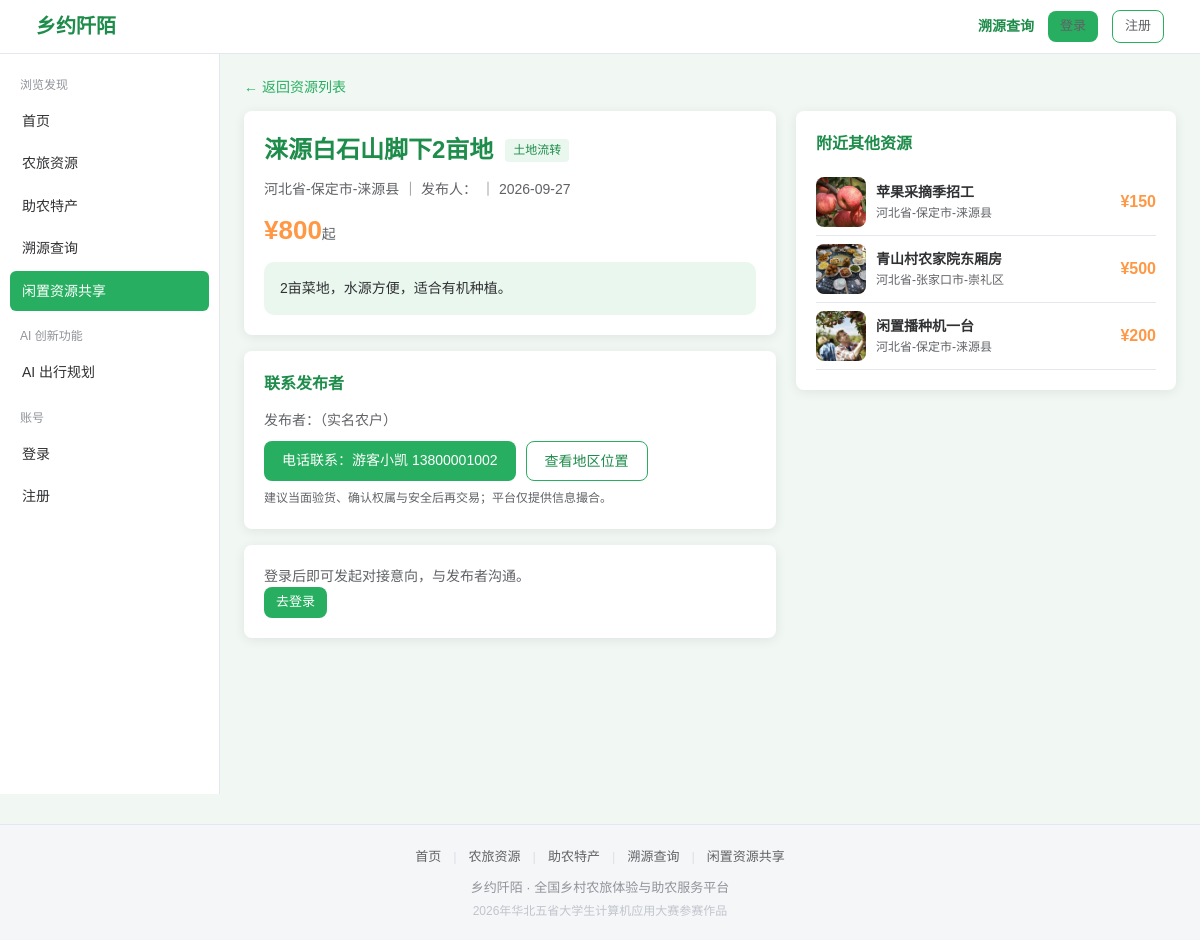
/resource/10, run on the app's committed database.
### tables this page shows
CREATE TABLE resources (
            id INTEGER PRIMARY KEY AUTOINCREMENT,
            user_id INTEGER NOT NULL,
            rtype TEXT DEFAULT '闲置农具',      -- 闲置农具/闲置农房/临时用工/土地流转
            title TEXT NOT NULL,
            region TEXT DEFAULT '',
            description TEXT DEFAULT '',
            price REAL DEFAULT 0,
            contact TEXT DEFAULT '',
            image TEXT DEFAULT '',
            status TEXT DEFAULT '发布中',
            created_at TEXT DEFAULT (datetime('now', 'localtime'))
        );

### app.py (the view)
@app.route('/resource/<int:rid>')
def resource_detail(rid):
    r = models.get_resource(rid)
    if not r:
        flash('该资源不存在或已下架', 'warning')
        return redirect(url_for('resource_list'))
    same = models.list_resources(rtype=r['rtype'])[:4]
    same = [x for x in same if x['id'] != r['id']]
    nearby = models.list_resources(region=r['region'][:3])[:4]
    nearby = [x for x in nearby if x['id'] != r['id']]
    return render_template('resource_detail.html', r=r, same=same, nearby=nearby,
                           user=get_user(), active='resources')

### app.py (called while the page is built)
def get_user():
    if 'user_id' in session:
        return models.get_user_by_id(session['user_id'])
    return None

@app.context_processor
def inject_globals():
    u = get_user()
    return {'cart_count': models.get_cart_count(u['id']) if u else 0}

### models.py (called while the page is built)
def get_conn():
    conn = sqlite3.connect(DB_PATH)
    conn.row_factory = sqlite3.Row
    return conn

def list_resources(rtype='', keyword='', region=''):
    conn = get_conn()
    sql = 'SELECT r.*, u.username, u.region as user_region FROM resources r LEFT JOIN users u ON r.user_id=u.id WHERE 1=1'
    args = []
    if rtype:
        sql += ' AND r.rtype=?'
        args.append(rtype)
    if keyword:
        sql += ' AND (r.title LIKE ? OR r.description LIKE ?)'
        args += [f'%{keyword}%', f'%{keyword}%']
    if region:
        sql += ' AND r.region LIKE ?'
        args.append(f'%{region}%')
    sql += ' ORDER BY r.id DESC'
    rows = conn.execute(sql, args).fetchall()
    conn.close()
    return rows

def get_resource(rid):
    conn = get_conn()
    row = conn.execute('SELECT * FROM resources WHERE id=?', (rid,)).fetchone()
    conn.close()
    return row

### templates/resource_detail.html (shortened to what this page needs)
{% extends "base.html" %}
{% block content %}
<a href="/resources" style="font-size:14px;">← 返回资源列表</a>
<div style="display:flex;gap:20px;flex-wrap:wrap;margin-top:12px;">
<div style="flex:1.4;min-width:320px;">
<div class="card">
<div style="display:flex;align-items:center;gap:10px;flex-wrap:wrap;">
<h1 style="font-size:24px;color:var(--green-dark);">{{ r['title'] }}</h1>
<span class="tag {{ 'tag-orange' if r['rtype'] == '临时用工' else '' }}">{{ r['rtype'] }}</span>
</div>
<div style="font-size:14px;color:var(--text2);margin:8px 0;">
{{ r['region'] }} ｜ 发布人：{{ r['username'] }} ｜ {{ (r['created_at'] or '')[:10] }}
</div>
<div style="font-size:26px;color:var(--orange);font-weight:800;margin:10px 0;">
¥{{ '%.0f' % r['price'] }}<small style="font-size:14px;color:var(--text2);font-weight:400;">起</small>
</div>
<div style="background:var(--green-bg);border-radius:10px;padding:14px 16px;">
<div style="font-size:14px;color:var(--text);line-height:1.8;white-space:pre-wrap;">{{ r['description'] }}</div>
</div>
</div>
<div class="card">
<div class="card-title"> 联系发布者</div>
<div style="font-size:14px;color:var(--text2);margin-bottom:10px;">发布者：{{ r['username'] }}（实名农户）</div>
<div style="display:flex;gap:10px;flex-wrap:wrap;">
<a href="tel:{{ r['contact'] }}" class="btn btn-primary" style="text-decoration:none;">电话联系：{{ r['contact'] }}</a>
<a href="https://uri.amap.com/search?keyword={{ r['region'] }}&src=乡约阡陌" target="_blank" rel="noopener" class="btn btn-outline" style="text-decoration:none;color:var(--green-dark);border-color:var(--green);">查看地区位置</a>
</div>
<p style="font-size:12px;color:var(--text2);margin-top:8px;">建议当面验货、确认权属与安全后再交易；平台仅提供信息撮合。</p>
</div>
{% if user and user['role'] == 0 %}
<div class="card" style="background:var(--green-bg);">
<div class="card-title"> 发起对接意向</div>
<form action="/resource/{{ r['id'] }}/intent" method="post">
<div class="form-group">
<textarea name="message" class="form-control" rows="2" placeholder="留言说明您的需求，如：想租用两周，是否可配送？"></textarea>
</div>
<button type="submit" class="btn btn-orange">提交对接意向</button>
</form>
</div>
{% elif not user %}
<div class="card">
<p style="font-size:14px;color:var(--text2);">登录后即可发起对接意向，与发布者沟通。</p>
<a href="/login" class="btn btn-primary btn-sm" style="text-decoration:none;">去登录</a>
</div>
{% endif %}
</div>
<div style="flex:1;min-width:280px;">
{% if nearby %}
<div class="card">
<div class="card-title"> 附近其他资源</div>
{% for x in nearby %}
<a href="/resource/{{ x['id'] }}" style="display:flex;gap:10px;align-items:center;padding:8px 0;border-bottom:1px solid var(--border);text-decoration:none;">
<img src="{{ url_for('static', filename='images/' + (x['image'] or 'farm_default.jpg')) }}" style="width:50px;height:50px;border-radius:8px;object-fit:cover;" onerror="this.src='{{ url_for('static', filename='images/farm_default.jpg') }}'">
<div style="flex:1;">
<div style="font-size:14px;font-weight:600;color:var(--text);">{{ x['title'] }}</div>
<div style="font-size:12px;color:var(--text2);">{{ x['region'] }}</div>
</div>
<div style="color:var(--orange);font-weight:700;">¥{{ '%.0f' % x['price'] }}</div>
</a>
{% endfor %}
</div>
{% endif %}
</div>
</div>
{% endblock %}

### css/style.css (style rules this page uses)
* { margin: 0; padding: 0; box-sizing: border-box; }
:root { --green: #27AE60; --green-dark: #1E8C4A; --green-bg: #E9F7EE; --orange: #FF9845; --bg: #F1F8F3; --text: #303133; --text2: #606266; --border: #e4e7ed; }
body { font-family: "Microsoft YaHei", "PingFang SC", sans-serif; background: var(--bg); color: var(--text); line-height: 1.6; }
a { color: var(--green); text-decoration: none; }
.btn { display: inline-block; padding: 8px 18px; border: none; border-radius: 8px; font-size: 14px; cursor: pointer; text-decoration: none; transition: all .2s; }
.btn-primary { background: var(--green); color: #fff; }
.btn-outline { background: #fff; color: var(--green); border: 1px solid var(--green); }
.btn-sm { padding: 5px 12px; font-size: 13px; }
.card { background: #fff; border-radius: 8px; padding: 20px; box-shadow: 0 2px 12px rgba(0,0,0,0.08); margin-bottom: 16px; }
.card-title { font-size: 16px; font-weight: 600; color: var(--green-dark); margin-bottom: 12px; }
.tag { display: inline-block; background: var(--green-bg); color: var(--green-dark); font-size: 12px; padding: 2px 8px; border-radius: 4px; margin: 2px; }

### data on the page
resources: title "涞源白石山脚下2亩地", rtype "土地流转", region "河北省-保定市-涞源县", created_at "2026-09-27", price "800", description "2亩菜地，水源方便，适合有机种植。", contact "游客小凯 13800001002"
resources: image (picture), title "苹果采摘季招工", region "河北省-保定市-涞源县", price "150"
resources: image (picture), title "青山村农家院东厢房", region "河北省-张家口市-崇礼区", price "500"
resources: image (picture), title "闲置播种机一台", region "河北省-保定市-涞源县", price "200"
